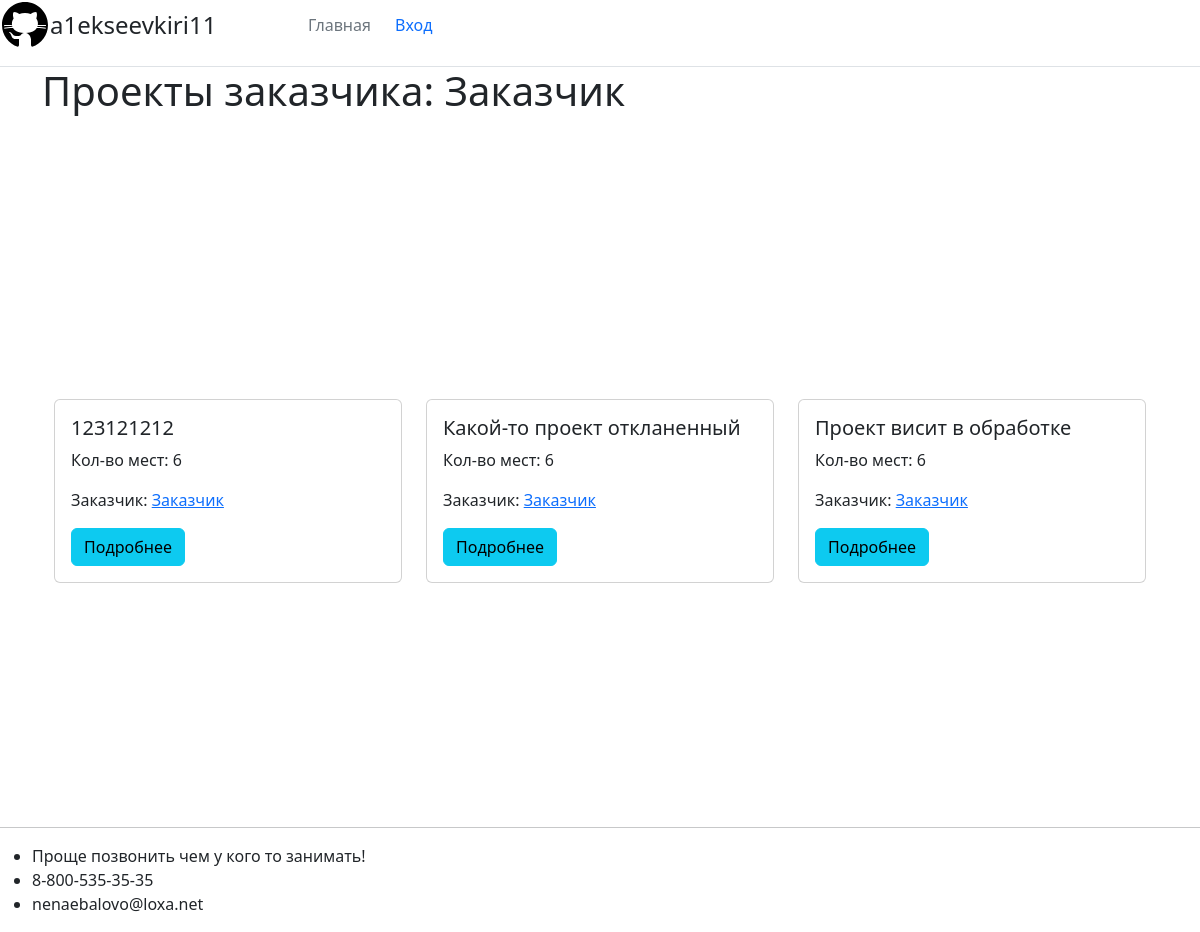
Screenshot of /user/Заказчик with the database file from the repository.
### showcase_projects/models.py (models this page shows, shortened)
class ModelWithStatus(models.Model):
    class Meta:
        abstract = True
    STATUS_CHOICES = [
        ('accepted', 'Принят'),
        ('processing', 'В обработке'),
        ('rejected', 'Отклонен'),
    ]
    status = models.CharField(max_length=20, choices=STATUS_CHOICES, default='processing')

class Project(ModelWithStatus):
    class Meta:
        permissions = [
            ("change_status_project", "Can change status project"),
        ]
    title = models.CharField(max_length=100)
    place = models.IntegerField(default=6)
    customer = models.ForeignKey(Profile, on_delete=models.CASCADE, related_name='customer')
    lecturer = models.ForeignKey(Profile, on_delete=models.CASCADE, default=None, null=True, blank=True, related_name='lecturer')

### registration/models.py (models this page shows, shortened)
class Profile(models.Model):
    user = models.OneToOneField(
        User, on_delete=models.CASCADE,
    )

### showcase_projects/views.py (the view)
# urls.py: path('user/<str:username>', ProjectCustomerListView.as_view(), name='project-user'),
class ProjectCustomerListView(ListView):
    model = Project
    template_name = 'showcase_projects/project_user.html'
    context_object_name = 'projects'
    def get_queryset(self):
        user = get_object_or_404(Profile, user__username=self.kwargs.get('username'))
        return Project.objects.filter(customer=user)

### showcase_projects/templates/showcase_projects/project_user.html (shortened to what this page needs)
{% extends "showcase_projects/base.html" %}
{% block content %}
<h1 class="mb-3">Проекты заказчика: {{ view.kwargs.username }}</h1>
<div style="min-height: 85vh; display: flex; justify-content: center; align-items: center;">
    <div class="container mt-5">
        <div class="row mt-3">
            {% if projects %}
                {% for project in projects %}
                    {% include "showcase_projects/project_card.html" %}
                {% endfor %}
            {% else %}
                <h2>Проектов нет!</h2>
            {% endif %}
        </div>
    </div>
</div>
{% endblock content %}

### showcase_projects/templates/showcase_projects/project_card.html
<div class="col-md-4 mb-4">
    <div class="card">
        <div class="card-body">
            <h5 class="card-title">{{ project.title }}</h5>
            <p class="card-text">Кол-во мест: {{ project.place }}</p>
            <p class="card-text">Заказчик:
                <a href="{% url 'project-user' project.customer.user.username %}" class="card-text">{{ project.customer.user.username }}</a>
            </p>
            <a href="{% url 'project-detail' project.id %}" class="btn btn-info">Подробнее</a>
        </div>
    </div>
</div>

### rows the page displays
Project: title "123121212", place "6", customer.user.username "Заказчик"
Project: title "Какой-то проект откланенный", place "6", customer.user.username "Заказчик"
Project: title "Проект висит в обработке", place "6", customer.user.username "Заказчик"

### other values shown
{{ view.kwargs.username }} "Заказчик"
